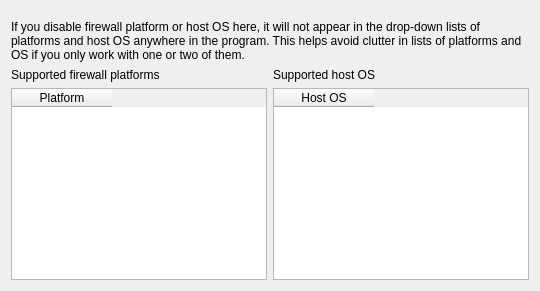
     <widget class="QWidget" name="tabPlatforms">
      <attribute name="title">
       <string>Platforms and OS</string>
      </attribute>
      <layout class="QGridLayout" name="gridLayout_8">
       <property name="topMargin">
        <number>20</number>
       </property>
       <item row="0" column="0" colspan="2">
        <widget class="QLabel" name="label_6">
         <property name="text">
          <string>If you disable firewall platform or host OS here, it will not appear in the drop-down lists of platforms and host OS anywhere in the program. This helps avoid clutter in lists of platforms and OS if you only work with one or two of them.</string>
         </property>
         <property name="wordWrap">
          <bool>true</bool>
         </property>
        </widget>
       </item>
       <item row="1" column="0">
        <widget class="QLabel" name="label_4">
         <property name="text">
          <string>Supported firewall platforms</string>
         </property>
        </widget>
       </item>
       <item row="1" column="1">
        <widget class="QLabel" name="label_5">
         <property name="text">
          <string>Supported host OS</string>
         </property>
        </widget>
       </item>
       <item row="2" column="0">
        <widget class="QTableWidget" name="enabled_platforms">
         <property name="alternatingRowColors">
          <bool>true</bool>
         </property>
         <property name="selectionMode">
          <enum>QAbstractItemView::NoSelection</enum>
         </property>
         <property name="showGrid">
          <bool>false</bool>
         </property>
         <property name="cornerButtonEnabled">
          <bool>false</bool>
         </property>
         <column>
          <property name="text">
           <string>Platform</string>
          </property>
         </column>
        </widget>
       </item>
       <item row="2" column="1">
        <widget class="QTableWidget" name="enabled_os">
         <property name="editTriggers">
          <set>QAbstractItemView::NoEditTriggers</set>
         </property>
         <property name="alternatingRowColors">
          <bool>true</bool>
         </property>
         <property name="selectionMode">
          <enum>QAbstractItemView::NoSelection</enum>
         </property>
         <property name="showGrid">
          <bool>false</bool>
         </property>
         <property name="cornerButtonEnabled">
          <bool>false</bool>
         </property>
         <column>
          <property name="text">
           <string>Host OS</string>
          </property>
         </column>
        </widget>
       </item>
      </layout>
     </widget>
